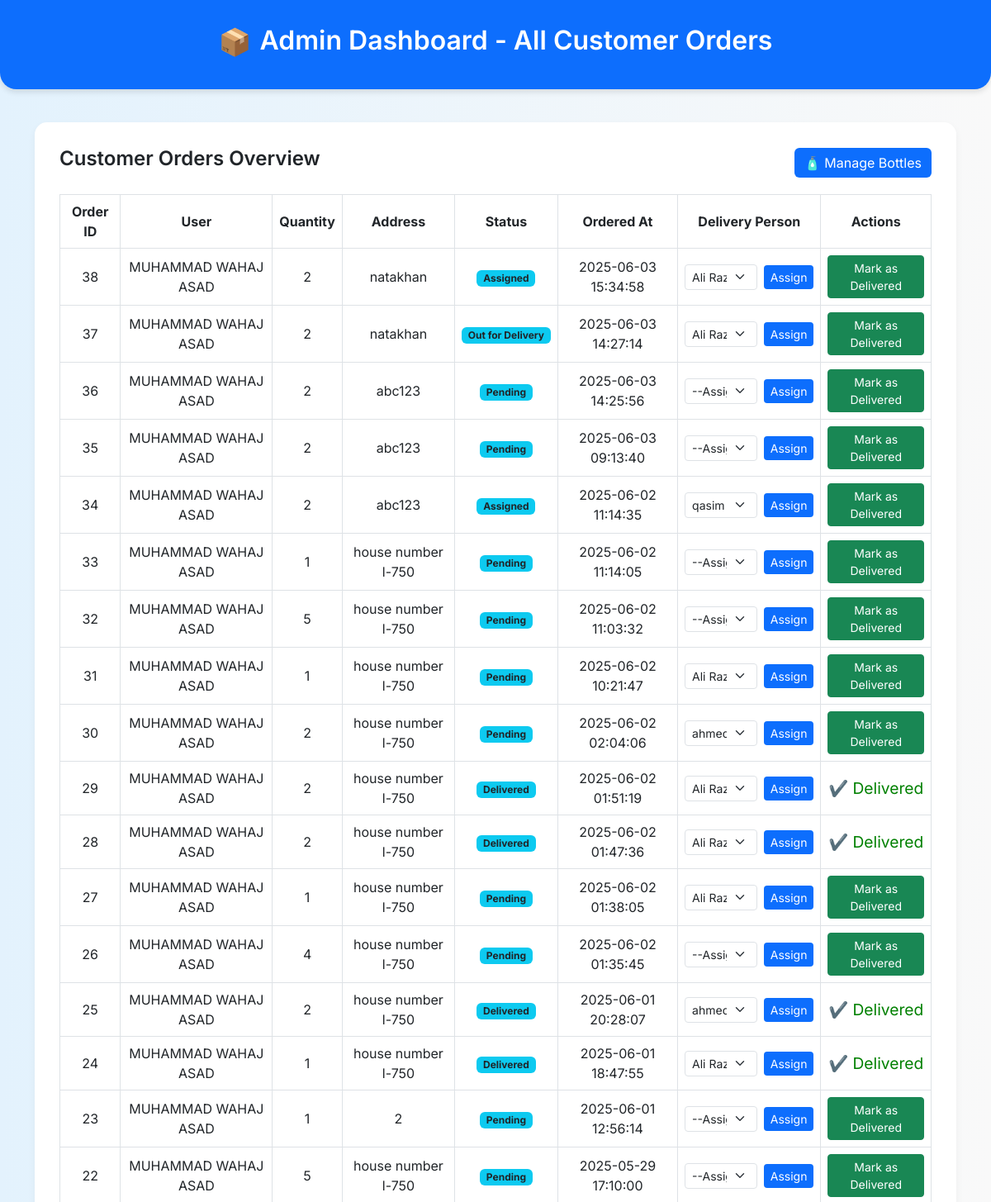
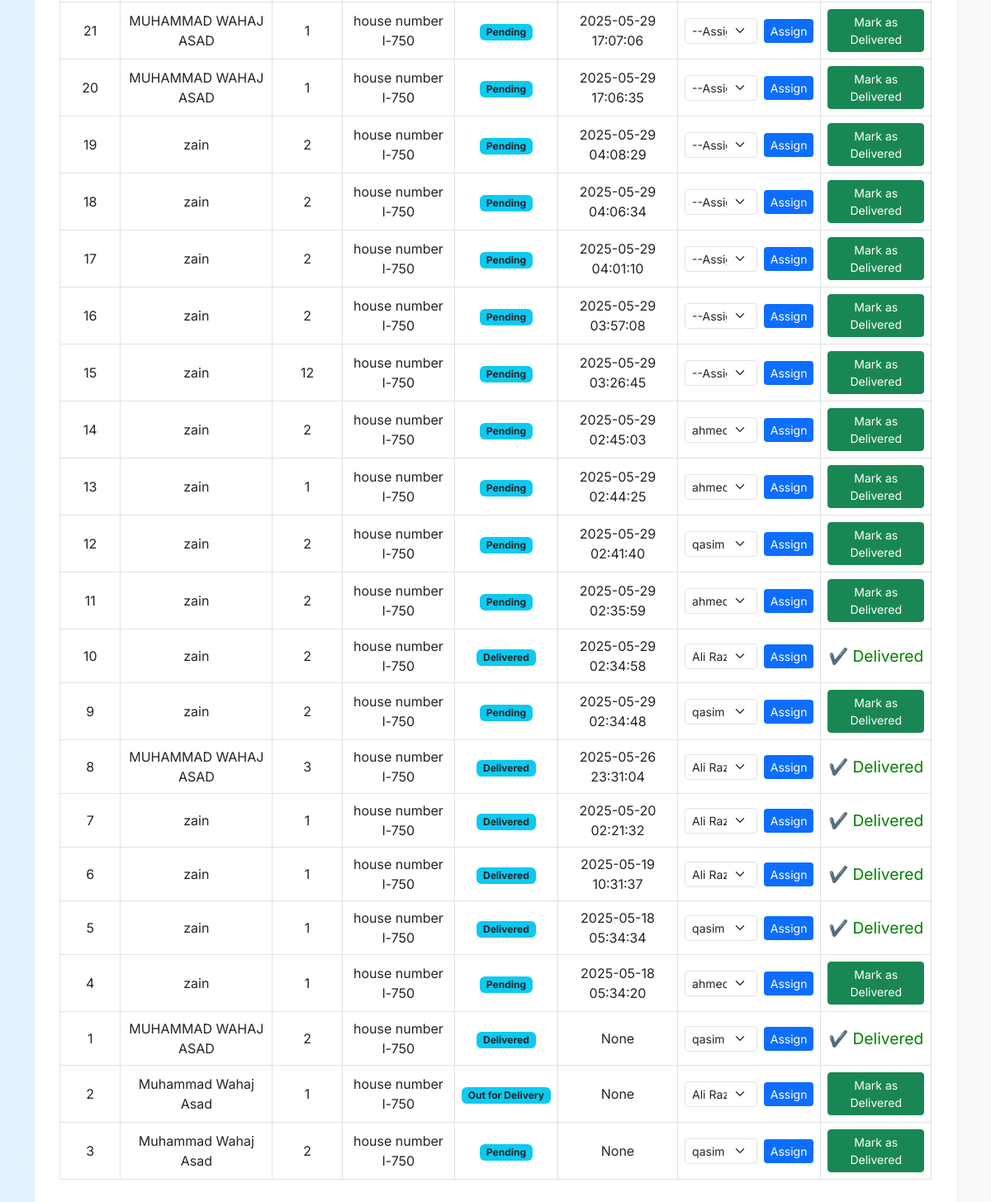
Screenshot of /admin/dashboard (signed in) with the database file from the repository (2 pictures, top to bottom).
### tables this page shows
CREATE TABLE orders (
            id INTEGER PRIMARY KEY AUTOINCREMENT,
            user_id INTEGER,
            bottle_qty INTEGER,
            delivery_address TEXT,
            status TEXT DEFAULT 'Pending', bottle_type TEXT, created_at TEXT, delivery_person_id INTEGER, payment_mode TEXT, payment_status TEXT DEFAULT 'Pending',
            FOREIGN KEY(user_id) REFERENCES users(id)
        );

CREATE TABLE users (
            id INTEGER PRIMARY KEY AUTOINCREMENT,
            name TEXT NOT NULL,
            email TEXT UNIQUE NOT NULL,
            password TEXT NOT NULL
        );

CREATE TABLE delivery_persons (
            id INTEGER PRIMARY KEY AUTOINCREMENT,
            name TEXT NOT NULL,
            phone TEXT NOT NULL
        , password TEXT, username TEXT);

### routes/admin_routes.py (the view)
@admin_bp.route('/dashboard')
def admin_dashboard():
    if 'admin' not in session:
        return redirect('/admin/login')
    conn = get_db_connection()
    orders = get_all_orders(conn)
    delivery_persons = get_all_delivery_persons(conn)  # ✅ fetch delivery persons
    return render_template('admin_dashboard.html', orders=orders, delivery_persons=delivery_persons)

### models/delivery_person.py (called while the page is built)
def get_all_delivery_persons(conn):
    cursor = conn.cursor()
    cursor.execute("SELECT id, name FROM delivery_persons")
    return cursor.fetchall()

### utils/db.py (called while the page is built)
def get_db_connection():
    conn = sqlite3.connect('database.db')
    conn.row_factory = sqlite3.Row
    return conn

### templates/admin_dashboard.html (shortened to what this page needs)
<!DOCTYPE html>
<html lang="en">
<head>
    <link href="https://cdn.jsdelivr.net/npm/bootstrap@5.3.0/dist/css/bootstrap.min.css" rel="stylesheet">
</head>
<body>
    <div class="header">
        <h2><span class="card-icon">📦</span>Admin Dashboard - All Customer Orders</h2>
    </div>
    <div class="container fade-in">
        <div class="dashboard-section">
            <div class="manage-btn">
                <h4>Customer Orders Overview</h4>
                <a href="/bottles/list" class="btn btn-primary">🧴 Manage Bottles</a>
            </div>
            <div class="table-responsive">
                <table class="table table-bordered table-hover text-center align-middle bg-white">
                    <thead>
                        <tr>
                            <th>Order ID</th>
                            <th>User</th>
                            <th>Quantity</th>
                            <th>Address</th>
                            <th>Status</th>
                            <th>Ordered At</th>
                            <th>Delivery Person</th>
                            <th>Actions</th>
                        </tr>
                    </thead>
                    <tbody>
                        {% for order in orders %}
                        <tr>
                            <td>{{ order['id'] }}</td>
                            <td>{{ order['username'] }}</td>
                            <td>{{ order['bottle_qty'] }}</td>
                            <td>{{ order['delivery_address'] }}</td>
                            <td><span class="badge bg-info text-dark">{{ order['status'] }}</span></td>
                            <td>{{ order['created_at'] }}</td>
                            <td>
                                <form method="POST" action="/admin/assign_delivery/{{ order['id'] }}" class="d-flex justify-content-center align-items-center">
                                    <select name="delivery_person_id" class="form-select form-select-sm me-2" required>
                                        <option value="">--Assign--</option>
                                        {% for person in delivery_persons %}
                                            <option value="{{ person['id'] }}" {% if order['delivery_person_id'] == person['id'] %}selected{% endif %}>
                                                {{ person['name'] }}
                                            </option>
                                        {% endfor %}
                                    </select>
                                    <button type="submit" class="btn btn-sm btn-primary">Assign</button>
                                </form>
                            </td>
                            <td>
                                {% if order['status'] != 'Delivered' %}
                                    <a href="/admin/update_status/{{ order['id'] }}/Delivered" class="btn btn-success btn-sm">Mark as Delivered</a>
                                {% else %}
                                    <span class="delivered-check">✔️ Delivered</span>
                                {% endif %}
                            </td>
                        </tr>
                        {% endfor %}
                    </tbody>
                </table>
            </div>
        </div>
    </div>
</body>
</html>

### templates/admin_dashboard.html (style rules this page uses)
body { background: linear-gradient(to right, #e3f2fd, #f9f9f9); font-family: 'Inter', sans-serif; }
.header { background-color: #0d6efd; color: white; padding: 30px; text-align: center; box-shadow: 0 4px 6px rgba(0,0,0,0.1); border-radius: 0 0 20px 20px; }
.header h2 { font-weight: 600; }
.dashboard-section { background-color: white; border-radius: 15px; padding: 30px; box-shadow: 0 4px 10px rgba(0,0,0,0.05); margin-top: 40px; }
.btn-primary { background-color: #0d6efd; border: none; transition: background-color 0.3s ease; }
.manage-btn { display: flex; justify-content: space-between; align-items: center; margin-bottom: 20px; }
.manage-btn h4 { font-weight: 600; }
table th { background-color: #0d6efd; color: white; }
table td, table th { vertical-align: middle; }
.delivered-check { font-size: 1.2rem; color: green; }
.card-icon { font-size: 2rem; margin-right: 10px; vertical-align: middle; }
.fade-in { animation: fadeIn 0.4s ease-in; }

### rows the page displays
orders: id "38", username "MUHAMMAD WAHAJ ASAD", bottle_qty "2", delivery_address "natakhan", status "Assigned", created_at "2025-06-03 15:34:58", delivery_person_id "Ali Raza"
orders: id "37", username "MUHAMMAD WAHAJ ASAD", bottle_qty "2", delivery_address "natakhan", status "Out for Delivery", created_at "2025-06-03 14:27:14", delivery_person_id "Ali Raza"
orders: id "36", username "MUHAMMAD WAHAJ ASAD", bottle_qty "2", delivery_address "abc123", status "Pending", created_at "2025-06-03 14:25:56"
orders: id "35", username "MUHAMMAD WAHAJ ASAD", bottle_qty "2", delivery_address "abc123", status "Pending", created_at "2025-06-03 09:13:40"
orders: id "34", username "MUHAMMAD WAHAJ ASAD", bottle_qty "2", delivery_address "abc123", status "Assigned", created_at "2025-06-02 11:14:35", delivery_person_id "qasim"
orders: id "33", username "MUHAMMAD WAHAJ ASAD", bottle_qty "1", delivery_address "house number l-750", status "Pending", created_at "2025-06-02 11:14:05"
orders: id "32", username "MUHAMMAD WAHAJ ASAD", bottle_qty "5", delivery_address "house number l-750", status "Pending", created_at "2025-06-02 11:03:32"
orders: id "31", username "MUHAMMAD WAHAJ ASAD", bottle_qty "1", delivery_address "house number l-750", status "Pending", created_at "2025-06-02 10:21:47", delivery_person_id "Ali Raza"
orders: id "30", username "MUHAMMAD WAHAJ ASAD", bottle_qty "2", delivery_address "house number l-750", status "Pending", created_at "2025-06-02 02:04:06", delivery_person_id "ahmed"
orders: id "29", username "MUHAMMAD WAHAJ ASAD", bottle_qty "2", delivery_address "house number l-750", status "Delivered", created_at "2025-06-02 01:51:19", delivery_person_id "Ali Raza", shows "✔️ Delivered"
orders: id "28", username "MUHAMMAD WAHAJ ASAD", bottle_qty "2", delivery_address "house number l-750", status "Delivered", created_at "2025-06-02 01:47:36", delivery_person_id "Ali Raza", shows "✔️ Delivered"
orders: id "27", username "MUHAMMAD WAHAJ ASAD", bottle_qty "1", delivery_address "house number l-750", status "Pending", created_at "2025-06-02 01:38:05", delivery_person_id "Ali Raza"
orders: id "26", username "MUHAMMAD WAHAJ ASAD", bottle_qty "4", delivery_address "house number l-750", status "Pending", created_at "2025-06-02 01:35:45"
orders: id "25", username "MUHAMMAD WAHAJ ASAD", bottle_qty "2", delivery_address "house number l-750", status "Delivered", created_at "2025-06-01 20:28:07", delivery_person_id "ahmed", shows "✔️ Delivered"
orders: id "24", username "MUHAMMAD WAHAJ ASAD", bottle_qty "1", delivery_address "house number l-750", status "Delivered", created_at "2025-06-01 18:47:55", delivery_person_id "Ali Raza", shows "✔️ Delivered"
orders: id "23", username "MUHAMMAD WAHAJ ASAD", bottle_qty "1", delivery_address "2", status "Pending", created_at "2025-06-01 12:56:14"
orders: id "22", username "MUHAMMAD WAHAJ ASAD", bottle_qty "5", delivery_address "house number l-750", status "Pending", created_at "2025-05-29 17:10:00"
orders: id "21", username "MUHAMMAD WAHAJ ASAD", bottle_qty "1", delivery_address "house number l-750", status "Pending", created_at "2025-05-29 17:07:06"
orders: id "20", username "MUHAMMAD WAHAJ ASAD", bottle_qty "1", delivery_address "house number l-750", status "Pending", created_at "2025-05-29 17:06:35"
orders: id "19", username "zain", bottle_qty "2", delivery_address "house number l-750", status "Pending", created_at "2025-05-29 04:08:29"
orders: id "18", username "zain", bottle_qty "2", delivery_address "house number l-750", status "Pending", created_at "2025-05-29 04:06:34"
orders: id "17", username "zain", bottle_qty "2", delivery_address "house number l-750", status "Pending", created_at "2025-05-29 04:01:10"
orders: id "16", username "zain", bottle_qty "2", delivery_address "house number l-750", status "Pending", created_at "2025-05-29 03:57:08"
orders: id "15", username "zain", bottle_qty "12", delivery_address "house number l-750", status "Pending", created_at "2025-05-29 03:26:45"
orders: id "14", username "zain", bottle_qty "2", delivery_address "house number l-750", status "Pending", created_at "2025-05-29 02:45:03", delivery_person_id "ahmed"
orders: id "13", username "zain", bottle_qty "1", delivery_address "house number l-750", status "Pending", created_at "2025-05-29 02:44:25", delivery_person_id "ahmed"
orders: id "12", username "zain", bottle_qty "2", delivery_address "house number l-750", status "Pending", created_at "2025-05-29 02:41:40", delivery_person_id "qasim"
orders: id "11", username "zain", bottle_qty "2", delivery_address "house number l-750", status "Pending", created_at "2025-05-29 02:35:59", delivery_person_id "ahmed"
orders: id "10", username "zain", bottle_qty "2", delivery_address "house number l-750", status "Delivered", created_at "2025-05-29 02:34:58", delivery_person_id "Ali Raza", shows "✔️ Delivered"
orders: id "9", username "zain", bottle_qty "2", delivery_address "house number l-750", status "Pending", created_at "2025-05-29 02:34:48", delivery_person_id "qasim"
orders: id "8", username "MUHAMMAD WAHAJ ASAD", bottle_qty "3", delivery_address "house number l-750", status "Delivered", created_at "2025-05-26 23:31:04", delivery_person_id "Ali Raza", shows "✔️ Delivered"
orders: id "7", username "zain", bottle_qty "1", delivery_address "house number l-750", status "Delivered", created_at "2025-05-20 02:21:32", delivery_person_id "Ali Raza", shows "✔️ Delivered"
orders: id "6", username "zain", bottle_qty "1", delivery_address "house number l-750", status "Delivered", created_at "2025-05-19 10:31:37", delivery_person_id "Ali Raza", shows "✔️ Delivered"
orders: id "5", username "zain", bottle_qty "1", delivery_address "house number l-750", status "Delivered", created_at "2025-05-18 05:34:34", delivery_person_id "qasim", shows "✔️ Delivered"
orders: id "4", username "zain", bottle_qty "1", delivery_address "house number l-750", status "Pending", created_at "2025-05-18 05:34:20", delivery_person_id "ahmed"
orders: id "1", username "MUHAMMAD WAHAJ ASAD", bottle_qty "2", delivery_address "house number l-750", status "Delivered", created_at "None", delivery_person_id "qasim", shows "✔️ Delivered"
orders: id "2", username "Muhammad Wahaj Asad", bottle_qty "1", delivery_address "house number l-750", status "Out for Delivery", created_at "None", delivery_person_id "Ali Raza"
orders: id "3", username "Muhammad Wahaj Asad", bottle_qty "2", delivery_address "house number l-750", status "Pending", created_at "None", delivery_person_id "qasim"
